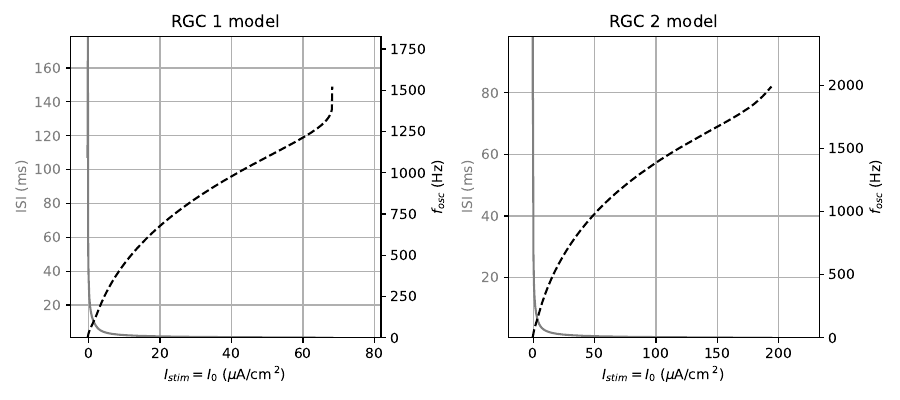

Write the Python code that produced this figure.
import numpy as np
import matplotlib.pyplot as plt


ISI_file_1 = "../../../../results/raw/mdl_properties/ISI_RGC1.txt"
ISI_file_2 = "../../../../results/raw/mdl_properties/ISI_RGC2.txt"

data = np.loadtxt(ISI_file_1)
all_I0_RGC1 = data[:, 0]
ISI_RGC1 = data[:, 1]
FS_RGC1 = data[:, 2]

I_min_RGC1 = all_I0_RGC1[0]
I_max_RGC1 = all_I0_RGC1[-1]
ISI_min_RGC1 = np.nanmin(ISI_RGC1)
ISI_max_RGC1 = np.nanmax(ISI_RGC1)
f_max_RGC1 = np.nanmax(FS_RGC1)*1.2

data = np.loadtxt(ISI_file_2)
all_I0_RGC2 = data[:, 0]
ISI_RGC2 = data[:, 1]
FS_RGC2 = data[:, 2]

I_min_RGC2 = all_I0_RGC2[0]
I_max_RGC2 = all_I0_RGC2[-1]
ISI_min_RGC2 = np.nanmin(ISI_RGC2)
ISI_max_RGC2 = np.nanmax(ISI_RGC2)
f_max_RGC2 = np.nanmax(FS_RGC2)*1.2

fig, ax = plt.subplots(1, 2, figsize=(9, 4))

color = 'grey'
ax[0].set_ylabel(r'ISI (ms)', color=color)
ax[0].set_xlim([-5, 1.2*I_max_RGC1])
ax[0].set_ylim([ISI_min_RGC1, ISI_max_RGC1])
ax[0].plot(all_I0_RGC1, ISI_RGC1, color=color)
ax[0].tick_params(axis='y', labelcolor=color)
ax[0].grid()
ax[0].set_title("RGC 1 model")
ax[0].set_xlabel(r'$I_{stim} = I_{0}$ ($\mu$A/cm$\,^2$)')

ax01 = ax[0].twinx()  # instantiate a second Axes that shares the same x-axis
color = 'black'
ax01.set_ylabel(r'$f_{osc}$ (Hz)', color=color)  # we already handled the x-label with ax1
ax01.plot(all_I0_RGC1, FS_RGC1, color=color, linestyle='dashed')
ax01.set_ylim([0, f_max_RGC1])
ax01.tick_params(axis='y', labelcolor=color)



color = 'grey'
ax[1].set_ylabel(r'ISI (ms)', color=color)
ax[1].set_xlim([-20, 1.2*I_max_RGC2])
ax[1].set_ylim([ISI_min_RGC2, ISI_max_RGC2])
ax[1].plot(all_I0_RGC2, ISI_RGC2, color=color)
ax[1].tick_params(axis='y', labelcolor=color)
ax[1].grid()
ax[1].set_title("RGC 2 model")
ax[1].set_xlabel(r'$I_{stim} = I_{0}$ ($\mu$A/cm$\,^2$)')

ax11 = ax[1].twinx()  # instantiate a second Axes that shares the same x-axis
color = 'black'
ax11.set_ylabel(r'$f_{osc}$ (Hz)', color=color)  # we already handled the x-label with ax1
ax11.plot(all_I0_RGC2, FS_RGC2, color=color, linestyle='dashed')
ax11.set_ylim([0, f_max_RGC2])
ax11.tick_params(axis='y', labelcolor=color)

plt.tight_layout()

fig.savefig('16_RGC.pdf')
plt.show()